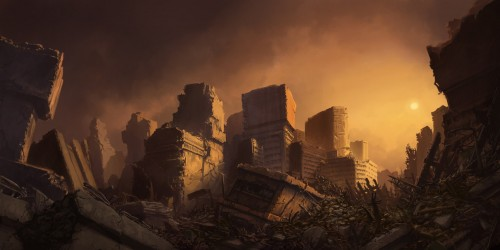
#> input picture image/1-500x250-3.jpg, 500 x 250 px, given in place of the camera
$ python test.py
#> lines starting #> are read from the running program, lines starting #| are printed output that depends on the picture; after the words box and inside, x2 and y2 are one past the last pixel; in counts of white or black regions, pixels touching at a corner belong together
# [73 lines of commented-out code are left out]


import cv2 as cv
import numpy as np

#trackbar callback fucntion does nothing but required for trackbar
def nothing(x):
	pass

#create a seperate window named 'controls' for trackbar
cv.namedWindow('controls')
#create trackbar in 'controls' window with name 'r''
cv.createTrackbar('l_h','controls',0,179,nothing)
#> slider 'l_h' is set to 35
cv.createTrackbar('u_h','controls',0,179,nothing)
#> slider 'u_h' is set to 179

cv.createTrackbar('l_s','controls',0,255,nothing)
#> slider 'l_s' is set to 51
cv.createTrackbar('u_s','controls',0,255,nothing)
#> slider 'u_s' is set to 255

cv.createTrackbar('l_v','controls',0,255,nothing)
#> slider 'l_v' is set to 51
cv.createTrackbar('u_v','controls',0,255,nothing)
#> slider 'u_v' is set to 255


#cap = cv.imread('/home/wot-aksh/Desktop/Python_Training/19_opencv/image/frame.jpg',1)
cap = cv.VideoCapture(0)

while (1):
    # Take each frame
    _, frame = cap.read()
#> frame is the input picture: shape (250, 500, 3); mean B, G, R 34.8, 52.4, 81

    print(frame.shape)
#| (250, 500, 3)

    # Convert BGR to HSV
    hsv = cv.cvtColor(frame, cv.COLOR_BGR2HSV)
#> hsv: shape (250, 500, 3); mean H, S, V 15.1, 137.4, 81
    print(f'{hsv.shape=}')
#| hsv.shape=(250, 500, 3)


    l_h= int(cv.getTrackbarPos('l_h','controls'))
    u_h= int(cv.getTrackbarPos('u_h','controls'))

    l_s= int(cv.getTrackbarPos('l_s','controls'))
    u_s= int(cv.getTrackbarPos('u_s','controls'))

    l_v= int(cv.getTrackbarPos('l_v','controls'))
    u_v= int(cv.getTrackbarPos('u_v','controls'))
    cv.imshow('controls',frame)

    print(f'{l_h=},  {u_h =}')
    # define range of blue color in HSV
    lower_blue = np.array([l_h,l_s,l_v])
    upper_blue = np.array([u_h,u_s,u_v])

    # Threshold the HSV image to get only blue colors
    mask = cv.inRange(hsv, lower_blue, upper_blue)
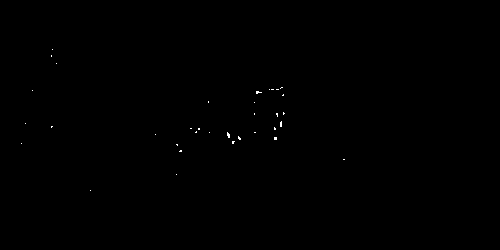
#> mask: shape (250, 500); 0.1% white in thin lines or dots, all inside (x1, y1, x2, y2) = (21, 49, 345, 191)
    #print(mask.shape)
    cv.imshow('mask',mask)

    # Bitwise-AND mask and original image
    res1 = cv.bitwise_and(frame, frame, mask= None)
    cv.imshow('res1',res1)

    # mask = cv.cvtColor(mask, cv.COLOR_GRAY2BGR)
    # res1 = cv.bitwise_and(frame,mask)
    # cv.imshow('res1',res1)

    indx = np.where(mask != 255)
#> indx = 124873 positions, rows 0 to 249, columns 0 to 499
    frame[indx] = 0
    indx = np.flip(np.array(indx).T, axis=1)
#> indx = 124873 pairs, first value 0 to 499, second value 0 to 249

    #print(f"{indx = }")
    res2 = frame

    # res2 = frame & mask
    cv.imshow('res2',res2)

    k = cv.waitKey(1)
#> (key Esc is pressed here)
    if k==27:
        break

cv.destroyAllWindows()

$ run again, on image/2-500x250-2.jpg
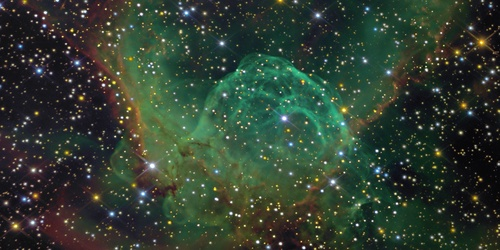
#> input picture image/2-500x250-2.jpg, 500 x 250 px, given in place of the camera
#> frame is the input picture: shape (250, 500, 3); mean B, G, R 49.4, 62.5, 48.9
#| (250, 500, 3)
#> hsv: shape (250, 500, 3); mean H, S, V 75, 94.2, 66.4
#| hsv.shape=(250, 500, 3)
#> `mask = cv.inRange(hsv, lower_blue, upper_blue)`:
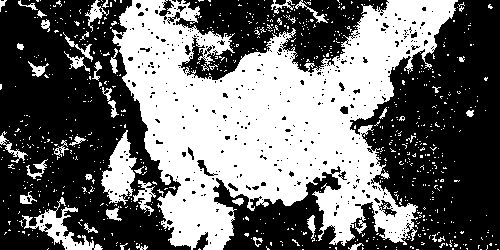
#> mask: shape (250, 500); 42.6% white; 805 white regions (762 under 20 px), largest, box (x1, y1, x2, y2) and area: (112, 0, 458, 250) 45396, (101, 130, 137, 205) 1380, (22, 197, 103, 250) 1109
#> `indx = np.where(mask != 255)`: indx = 71714 positions, rows 0 to 249, columns 0 to 499
#> `frame[indx] = 0`:
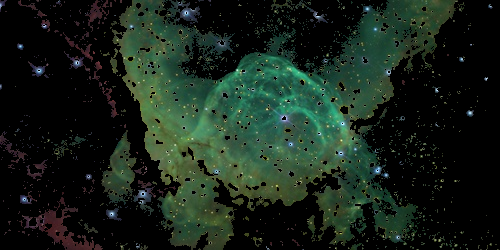
#> frame: shape (250, 500, 3); mean B, G, R 26.1, 36, 23.2
#> `indx = np.flip(np.array(indx).T, axis=1)`: indx = 71714 pairs, first value 0 to 499, second value 0 to 249

$ run again, on image/frame.jpg
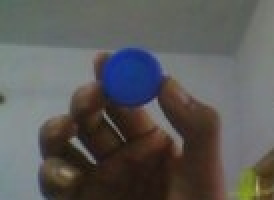
#> input picture image/frame.jpg, 137 x 100 px, given in place of the camera (shown 2 times larger)
#> frame is the input picture: shape (100, 137, 3); mean B, G, R 89.4, 91, 91.9
#| (100, 137, 3)
#> hsv: shape (100, 137, 3); mean H, S, V 59.3, 59.6, 100.9
#| hsv.shape=(100, 137, 3)
#> `mask = cv.inRange(hsv, lower_blue, upper_blue)`:
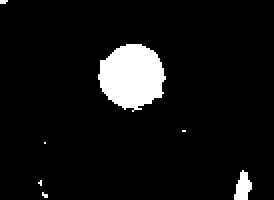
#> mask: shape (100, 137) (shown 2 times larger); 6.9% white; 7 white regions (5 under 20 px), largest, box (x1, y1, x2, y2) and area: (49, 22, 83, 56) 835, (117, 85, 126, 100) 88
#> `indx = np.where(mask != 255)`: indx = 12757 positions, rows 0 to 99, columns 0 to 136
#> `frame[indx] = 0`:
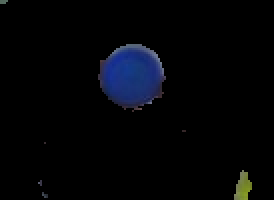
#> frame: shape (100, 137, 3) (shown 2 times larger); mean B, G, R 7.4, 4.3, 3.1
#> `indx = np.flip(np.array(indx).T, axis=1)`: indx = 12757 pairs, first value 0 to 136, second value 0 to 99
